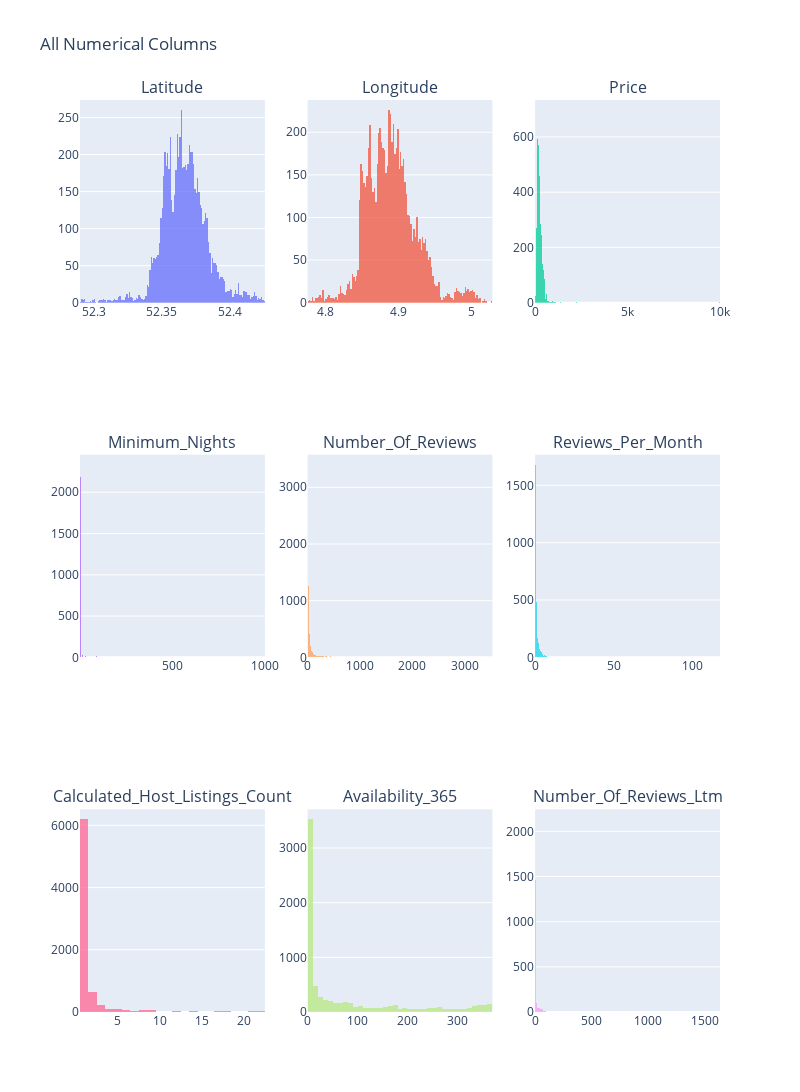

This figure's notebook cell:
### Code cell
from tools import Muti_hist_plot
Muti_hist_plot(df.drop(["id","host_id"] , axis = 1))

### Figure 1 — Plotly figure (JSON) as saved in the notebook; plotly's stock layout.template omitted (floating-point values rounded to 4 significant figures; data arrays with more than 128 entries replaced by an {"elided": "..."} marker saying what was removed)
{"data": [{"name": "Latitude", "opacity": 0.75, "showlegend": false, "type": "histogram", "x": {"elided": "7637 float values"}, "xaxis": "x", "yaxis": "y"}, {"name": "Longitude", "opacity": 0.75, "showlegend": false, "type": "histogram", "x": {"elided": "7637 float values"}, "xaxis": "x2", "yaxis": "y2"}, {"name": "Price", "opacity": 0.75, "showlegend": false, "type": "histogram", "x": {"elided": "7637 int values"}, "xaxis": "x3", "yaxis": "y3"}, {"name": "Minimum_Nights", "opacity": 0.75, "showlegend": false, "type": "histogram", "x": {"elided": "7637 int values"}, "xaxis": "x4", "yaxis": "y4"}, {"name": "Number_Of_Reviews", "opacity": 0.75, "showlegend": false, "type": "histogram", "x": {"elided": "7637 int values"}, "xaxis": "x5", "yaxis": "y5"}, {"name": "Reviews_Per_Month", "opacity": 0.75, "showlegend": false, "type": "histogram", "x": {"elided": "7637 float values"}, "xaxis": "x6", "yaxis": "y6"}, {"name": "Calculated_Host_Listings_Count", "opacity": 0.75, "showlegend": false, "type": "histogram", "x": {"elided": "7637 int values"}, "xaxis": "x7", "yaxis": "y7"}, {"name": "Availability_365", "opacity": 0.75, "showlegend": false, "type": "histogram", "x": {"elided": "7637 int values"}, "xaxis": "x8", "yaxis": "y8"}, {"name": "Number_Of_Reviews_Ltm", "opacity": 0.75, "showlegend": false, "type": "histogram", "x": {"elided": "7637 int values"}, "xaxis": "x9", "yaxis": "y9"}], "layout": {"annotations": [{"font": {"size": 16}, "showarrow": false, "text": "Latitude", "x": 0.1444, "xanchor": "center", "xref": "paper", "y": 1, "yanchor": "bottom", "yref": "paper"}, {"font": {"size": 16}, "showarrow": false, "text": "Longitude", "x": 0.5, "xanchor": "center", "xref": "paper", "y": 1, "yanchor": "bottom", "yref": "paper"}, {"font": {"size": 16}, "showarrow": false, "text": "Price", "x": 0.8556, "xanchor": "center", "xref": "paper", "y": 1, "yanchor": "bottom", "yref": "paper"}, {"font": {"size": 16}, "showarrow": false, "text": "Minimum_Nights", "x": 0.1444, "xanchor": "center", "xref": "paper", "y": 0.6111, "yanchor": "bottom", "yref": "paper"}, {"font": {"size": 16}, "showarrow": false, "text": "Number_Of_Reviews", "x": 0.5, "xanchor": "center", "xref": "paper", "y": 0.6111, "yanchor": "bottom", "yref": "paper"}, {"font": {"size": 16}, "showarrow": false, "text": "Reviews_Per_Month", "x": 0.8556, "xanchor": "center", "xref": "paper", "y": 0.6111, "yanchor": "bottom", "yref": "paper"}, {"font": {"size": 16}, "showarrow": false, "text": "Calculated_Host_Listings_Count", "x": 0.1444, "xanchor": "center", "xref": "paper", "y": 0.2222, "yanchor": "bottom", "yref": "paper"}, {"font": {"size": 16}, "showarrow": false, "text": "Availability_365", "x": 0.5, "xanchor": "center", "xref": "paper", "y": 0.2222, "yanchor": "bottom", "yref": "paper"}, {"font": {"size": 16}, "showarrow": false, "text": "Number_Of_Reviews_Ltm", "x": 0.8556, "xanchor": "center", "xref": "paper", "y": 0.2222, "yanchor": "bottom", "yref": "paper"}], "height": 1200, "title": {"text": "All Numerical Columns"}, "width": 800, "xaxis": {"anchor": "y", "autorange": true, "domain": [0, 0.2889], "range": [52.29, 52.43], "type": "linear"}, "xaxis2": {"anchor": "y2", "autorange": true, "domain": [0.3556, 0.6444], "range": [4.776, 5.028], "type": "linear"}, "xaxis3": {"anchor": "y3", "autorange": true, "domain": [0.7111, 1], "range": [-0.5, 10020.0], "type": "linear"}, "xaxis4": {"anchor": "y4", "autorange": true, "domain": [0, 0.2889], "range": [0.5, 1002.0], "type": "linear"}, "xaxis5": {"anchor": "y5", "autorange": true, "domain": [0.3556, 0.6444], "range": [-0.5, 3530.0], "type": "linear"}, "xaxis6": {"anchor": "y6", "autorange": true, "domain": [0.7111, 1], "range": [5.69e-15, 117.8], "type": "linear"}, "xaxis7": {"anchor": "y7", "autorange": true, "domain": [0, 0.2889], "range": [0.5, 22.5], "type": "linear"}, "xaxis8": {"anchor": "y8", "autorange": true, "domain": [0.3556, 0.6444], "range": [-0.5, 369.5], "type": "linear"}, "xaxis9": {"anchor": "y9", "autorange": true, "domain": [0.7111, 1], "range": [-0.5, 1634.0], "type": "linear"}, "yaxis": {"anchor": "x", "autorange": true, "domain": [0.7778, 1], "range": [0, 273.7]}, "yaxis2": {"anchor": "x2", "autorange": true, "domain": [0.7778, 1], "range": [0, 237.9]}, "yaxis3": {"anchor": "x3", "autorange": true, "domain": [0.7778, 1], "range": [0, 733.7]}, "yaxis4": {"anchor": "x4", "autorange": true, "domain": [0.3889, 0.6111], "range": [0, 2456.0]}, "yaxis5": {"anchor": "x5", "autorange": true, "domain": [0.3889, 0.6111], "range": [0, 3576.0]}, "yaxis6": {"anchor": "x6", "autorange": true, "domain": [0.3889, 0.6111], "range": [0, 1767.0]}, "yaxis7": {"anchor": "x7", "autorange": true, "domain": [0, 0.2222], "range": [0, 6516.0]}, "yaxis8": {"anchor": "x8", "autorange": true, "domain": [0, 0.2222], "range": [0, 3707.0]}, "yaxis9": {"anchor": "x9", "autorange": true, "domain": [0, 0.2222], "range": [0, 2243.0]}}}
